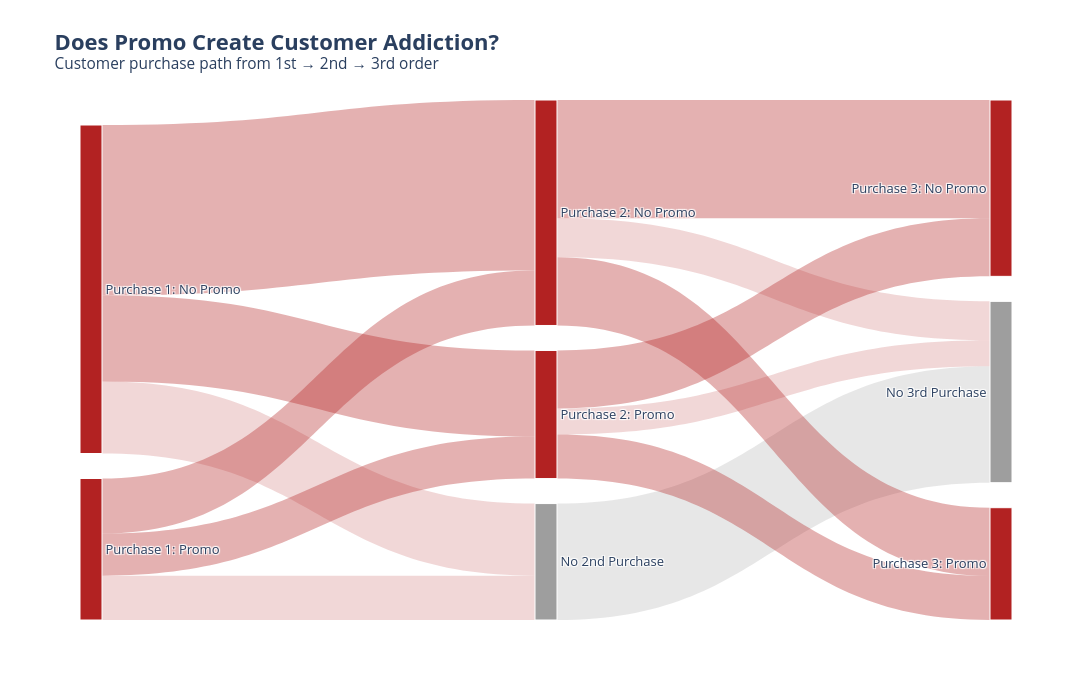

Here is the notebook cell this chart was saved with:
### Code cell
import pandas as pd
import plotly.graph_objects as go

# =========================
# Prepare order-level promo flag
# =========================
orders_df = orders.copy()
items_df = order_items.copy()

orders_df["order_date"] = pd.to_datetime(orders_df["order_date"])

promo_cols = [c for c in ["promo_id", "promo_id_2"] if c in items_df.columns]

if "discount_amount" in items_df.columns:
    items_df["has_discount"] = items_df["discount_amount"].fillna(0) > 0
else:
    items_df["has_discount"] = False

items_df["has_promo_id"] = False
for col in promo_cols:
    items_df["has_promo_id"] = items_df["has_promo_id"] | items_df[col].notna()

items_df["is_promo_item"] = items_df["has_promo_id"] | items_df["has_discount"]

order_promo = (
    items_df.groupby("order_id")["is_promo_item"]
    .any()
    .reset_index(name="is_promo_order")
)

df = orders_df.merge(order_promo, on="order_id", how="left")
df["is_promo_order"] = df["is_promo_order"].fillna(False)

# =========================
# Customer purchase sequence
# =========================
df = df.sort_values(["customer_id", "order_date", "order_id"])

df["purchase_no"] = (
    df.groupby("customer_id")
    .cumcount() + 1
)

df = df[df["purchase_no"].isin([1, 2, 3])]

df["stage_label"] = df.apply(
    lambda x: f"Purchase {x['purchase_no']}: " + ("Promo" if x["is_promo_order"] else "No Promo"),
    axis=1
)

seq = (
    df.pivot_table(
        index="customer_id",
        columns="purchase_no",
        values="stage_label",
        aggfunc="first"
    )
    .reset_index()
)

seq = seq.rename(columns={
    1: "purchase_1",
    2: "purchase_2",
    3: "purchase_3"
})

seq["purchase_2"] = seq["purchase_2"].fillna("No 2nd Purchase")
seq["purchase_3"] = seq["purchase_3"].fillna("No 3rd Purchase")

# =========================
# Build Sankey links
# =========================
links_12 = (
    seq.groupby(["purchase_1", "purchase_2"])
    .size()
    .reset_index(name="value")
)

links_23 = (
    seq.groupby(["purchase_2", "purchase_3"])
    .size()
    .reset_index(name="value")
)

links = pd.concat([
    links_12.rename(columns={"purchase_1": "source", "purchase_2": "target"}),
    links_23.rename(columns={"purchase_2": "source", "purchase_3": "target"})
])

labels = pd.unique(links[["source", "target"]].values.ravel()).tolist()
label_to_id = {label: i for i, label in enumerate(labels)}

links["source_id"] = links["source"].map(label_to_id)
links["target_id"] = links["target"].map(label_to_id)

# =========================
# Color logic
# =========================
node_colors = []
for label in labels:
    if "Promo" in label:
        node_colors.append("#B22222")
    elif "No Promo" in label:
        node_colors.append("#4C78A8")
    else:
        node_colors.append("#9E9E9E")

link_colors = []
for _, row in links.iterrows():
    if "Promo" in row["source"] and "Promo" in row["target"]:
        link_colors.append("rgba(178,34,34,0.35)")
    elif "Promo" in row["source"] and "No" in row["target"]:
        link_colors.append("rgba(178,34,34,0.18)")
    elif "No Promo" in row["source"] and "Promo" in row["target"]:
        link_colors.append("rgba(76,120,168,0.20)")
    else:
        link_colors.append("rgba(120,120,120,0.18)")

# =========================
# Plot
# =========================
fig = go.Figure(data=[go.Sankey(
    arrangement="snap",
    node=dict(
        pad=25,
        thickness=22,
        line=dict(color="white", width=1),
        label=labels,
        color=node_colors
    ),
    link=dict(
        source=links["source_id"],
        target=links["target_id"],
        value=links["value"],
        color=link_colors
    )
)])

fig.update_layout(
    title=dict(
        text="<b>Does Promo Create Customer Addiction?</b><br><sup>Customer purchase path from 1st → 2nd → 3rd order</sup>",
        font=dict(size=22)
    ),
    font=dict(size=13),
    height=700,
    width=1100
)

fig.show()

### Figure 1 — Plotly figure (JSON) as saved in the notebook; plotly's stock layout.template omitted (floating-point values rounded to 4 significant figures)
{"data": [{"arrangement": "snap", "link": {"color": ["rgba(178,34,34,0.18)", "rgba(178,34,34,0.35)", "rgba(178,34,34,0.35)", "rgba(178,34,34,0.18)", "rgba(178,34,34,0.35)", "rgba(178,34,34,0.35)", "rgba(120,120,120,0.18)", "rgba(178,34,34,0.18)", "rgba(178,34,34,0.35)", "rgba(178,34,34,0.35)", "rgba(178,34,34,0.18)", "rgba(178,34,34,0.35)", "rgba(178,34,34,0.35)"], "source": [0, 0, 0, 4, 4, 4, 1, 2, 2, 2, 3, 3, 3], "target": [1, 2, 3, 1, 2, 3, 5, 5, 6, 7, 5, 6, 7], "value": [13841, 32715, 16520, 8517, 10579, 8074, 22358, 7454, 22724, 13116, 5006, 11139, 8449]}, "node": {"color": ["#B22222", "#9E9E9E", "#B22222", "#B22222", "#B22222", "#9E9E9E", "#B22222", "#B22222"], "label": ["Purchase 1: No Promo", "No 2nd Purchase", "Purchase 2: No Promo", "Purchase 2: Promo", "Purchase 1: Promo", "No 3rd Purchase", "Purchase 3: No Promo", "Purchase 3: Promo"], "line": {"color": "white", "width": 1}, "pad": 25, "thickness": 22}, "type": "sankey"}], "layout": {"font": {"size": 13}, "height": 700, "title": {"font": {"size": 22}, "text": "<b>Does Promo Create Customer Addiction?</b><br><sup>Customer purchase path from 1st → 2nd → 3rd order</sup>"}, "width": 1100}}
